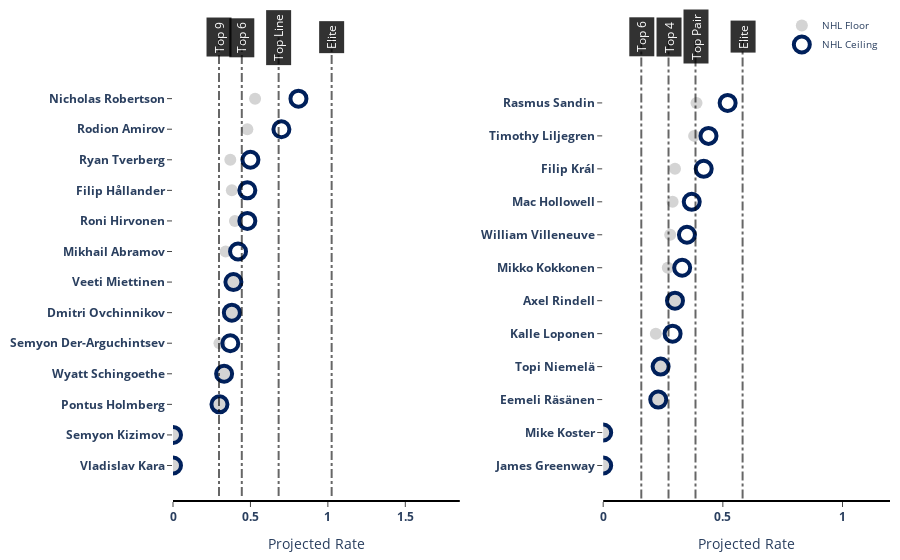

The notebook cell saved with this chart:
### Code cell
get_team_prospect_graph(team)

### Figure 1 — Plotly figure (JSON) as saved in the notebook; plotly's stock layout.template omitted (floating-point values rounded to 4 significant figures)
{"data": [{"marker": {"color": "rgba(212, 212, 212, 1)", "size": 12}, "mode": "markers", "name": "NHL Floor", "showlegend": false, "type": "scatter", "x": [0, 0, 0.3, 0.33, 0.3, 0.38, 0.39, 0.34, 0.4, 0.38, 0.37, 0.48, 0.53], "xaxis": "x", "y": ["Vladislav Kara", "Semyon Kizimov", "Pontus Holmberg", "Wyatt Schingoethe", "Semyon Der-Arguchintsev", "Dmitri Ovchinnikov", "Veeti Miettinen", "Mikhail Abramov", "Roni Hirvonen", "Filip Hållander", "Ryan Tverberg", "Rodion Amirov", "Nicholas Robertson"], "yaxis": "y"}, {"marker": {"color": "rgba(212, 212, 212, 1)", "size": 12}, "mode": "markers", "name": "NHL Floor", "showlegend": true, "type": "scatter", "x": [0, 0, 0.23, 0.24, 0.22, 0.3, 0.27, 0.28, 0.29, 0.3, 0.38, 0.39], "xaxis": "x2", "y": ["James Greenway", "Mike Koster", "Eemeli Räsänen", "Topi Niemelä", "Kalle Loponen", "Axel Rindell", "Mikko Kokkonen", "William Villeneuve", "Mac Hollowell", "Filip Král", "Timothy Liljegren", "Rasmus Sandin"], "yaxis": "y2"}, {"marker": {"color": "rgba(255,255,255,0)", "line": {"color": "#00205b", "width": 4}, "size": 16}, "mode": "markers", "name": "NHL Ceiling", "showlegend": false, "type": "scatter", "x": [0, 0, 0.3, 0.33, 0.37, 0.38, 0.39, 0.42, 0.48, 0.48, 0.5, 0.7, 0.81], "xaxis": "x", "y": ["Vladislav Kara", "Semyon Kizimov", "Pontus Holmberg", "Wyatt Schingoethe", "Semyon Der-Arguchintsev", "Dmitri Ovchinnikov", "Veeti Miettinen", "Mikhail Abramov", "Roni Hirvonen", "Filip Hållander", "Ryan Tverberg", "Rodion Amirov", "Nicholas Robertson"], "yaxis": "y"}, {"marker": {"color": "rgba(255,255,255,0)", "line": {"color": "#00205b", "width": 4}, "size": 16}, "mode": "markers", "name": "NHL Ceiling", "showlegend": true, "type": "scatter", "x": [0, 0, 0.23, 0.24, 0.29, 0.3, 0.33, 0.35, 0.37, 0.42, 0.44, 0.52], "xaxis": "x2", "y": ["James Greenway", "Mike Koster", "Eemeli Räsänen", "Topi Niemelä", "Kalle Loponen", "Axel Rindell", "Mikko Kokkonen", "William Villeneuve", "Mac Hollowell", "Filip Král", "Timothy Liljegren", "Rasmus Sandin"], "yaxis": "y2"}], "layout": {"annotations": [{"align": "center", "arrowcolor": "rgba(0, 0, 0, 1)", "arrowhead": 2, "arrowsize": 1, "arrowwidth": 2, "ax": -30, "ay": -30, "bgcolor": "rgba(0, 0, 0, 1)", "bordercolor": "rgba(0, 0, 0, 1)", "borderpad": 2, "borderwidth": 2, "font": {"color": "white"}, "opacity": 0.8, "showarrow": false, "text": "Top 9", "textangle": -90, "x": 0.2971, "xref": "x", "y": 14, "yref": "y"}, {"align": "center", "arrowcolor": "rgba(0, 0, 0, 1)", "arrowhead": 2, "arrowsize": 1, "arrowwidth": 2, "ax": -30, "ay": -30, "bgcolor": "rgba(0, 0, 0, 1)", "bordercolor": "rgba(0, 0, 0, 1)", "borderpad": 2, "borderwidth": 2, "font": {"color": "white"}, "opacity": 0.8, "showarrow": false, "text": "Top 6", "textangle": -90, "x": 0.4443, "xref": "x", "y": 14, "yref": "y"}, {"align": "center", "arrowcolor": "rgba(0, 0, 0, 1)", "arrowhead": 2, "arrowsize": 1, "arrowwidth": 2, "ax": -30, "ay": -30, "bgcolor": "rgba(0, 0, 0, 1)", "bordercolor": "rgba(0, 0, 0, 1)", "borderpad": 2, "borderwidth": 2, "font": {"color": "white"}, "opacity": 0.8, "showarrow": false, "text": "Top Line", "textangle": -90, "x": 0.682, "xref": "x", "y": 14, "yref": "y"}, {"align": "center", "arrowcolor": "rgba(0, 0, 0, 1)", "arrowhead": 2, "arrowsize": 1, "arrowwidth": 2, "ax": -30, "ay": -30, "bgcolor": "rgba(0, 0, 0, 1)", "bordercolor": "rgba(0, 0, 0, 1)", "borderpad": 2, "borderwidth": 2, "font": {"color": "white"}, "opacity": 0.8, "showarrow": false, "text": "Elite", "textangle": -90, "x": 1.024, "xref": "x", "y": 14, "yref": "y"}, {"align": "center", "arrowcolor": "rgba(0,0, 0, 1)", "arrowhead": 2, "arrowsize": 1, "arrowwidth": 2, "ax": -30, "ay": -30, "bgcolor": "rgba(0, 0, 0, 1)", "bordercolor": "rgba(0, 0, 0, 1)", "borderpad": 2, "borderwidth": 2, "font": {"color": "white"}, "opacity": 0.8, "showarrow": false, "text": "Top 6", "textangle": -90, "x": 0.1592, "xref": "x2", "y": 13, "yref": "y2"}, {"align": "center", "arrowcolor": "rgba(0,0, 0, 1)", "arrowhead": 2, "arrowsize": 1, "arrowwidth": 2, "ax": -30, "ay": -30, "bgcolor": "rgba(0, 0, 0, 1)", "bordercolor": "rgba(0, 0, 0, 1)", "borderpad": 2, "borderwidth": 2, "font": {"color": "white"}, "opacity": 0.8, "showarrow": false, "text": "Top 4", "textangle": -90, "x": 0.273, "xref": "x2", "y": 13, "yref": "y2"}, {"align": "center", "arrowcolor": "rgba(0,0, 0, 1)", "arrowhead": 2, "arrowsize": 1, "arrowwidth": 2, "ax": -30, "ay": -30, "bgcolor": "rgba(0, 0, 0, 1)", "bordercolor": "rgba(0, 0, 0, 1)", "borderpad": 2, "borderwidth": 2, "font": {"color": "white"}, "opacity": 0.8, "showarrow": false, "text": "Top Pair", "textangle": -90, "x": 0.3857, "xref": "x2", "y": 13, "yref": "y2"}, {"align": "center", "arrowcolor": "rgba(0,0, 0, 1)", "arrowhead": 2, "arrowsize": 1, "arrowwidth": 2, "ax": -30, "ay": -30, "bgcolor": "rgba(0, 0, 0, 1)", "bordercolor": "rgba(0, 0, 0, 1)", "borderpad": 2, "borderwidth": 2, "font": {"color": "white"}, "opacity": 0.8, "showarrow": false, "text": "Elite", "textangle": -90, "x": 0.5825, "xref": "x2", "y": 13, "yref": "y2"}], "hovermode": "closest", "legend": {"font": {"size": 10}, "x": 0.99, "xanchor": "right", "y": 0.9, "yanchor": "bottom"}, "margin": {"b": 10, "l": 40, "r": 10, "t": 10}, "paper_bgcolor": "rgba(0,0,0,0)", "plot_bgcolor": "rgb(255,255,255)", "shapes": [{"line": {"color": "rgba(0, 0, 0, 0.6)", "dash": "dashdot", "width": 2}, "type": "line", "x0": 0.2971, "x1": 0.2971, "xref": "x", "y0": -1, "y1": 14, "yref": "y"}, {"line": {"color": "rgba(0, 0, 0, 0.6)", "dash": "dashdot", "width": 2}, "type": "line", "x0": 0.4443, "x1": 0.4443, "xref": "x", "y0": -1, "y1": 14, "yref": "y"}, {"line": {"color": "rgba(0, 0, 0, 0.6)", "dash": "dashdot", "width": 2}, "type": "line", "x0": 0.682, "x1": 0.682, "xref": "x", "y0": -1, "y1": 14, "yref": "y"}, {"line": {"color": "rgba(0, 0, 0, 0.6)", "dash": "dashdot", "width": 2}, "type": "line", "x0": 1.024, "x1": 1.024, "xref": "x", "y0": -1, "y1": 14, "yref": "y"}, {"line": {"color": "rgba(0, 0, 0, 0.6)", "dash": "dashdot", "width": 2}, "type": "line", "x0": 0.1592, "x1": 0.1592, "xref": "x2", "y0": -1, "y1": 13, "yref": "y2"}, {"line": {"color": "rgba(0, 0, 0, 0.6)", "dash": "dashdot", "width": 2}, "type": "line", "x0": 0.273, "x1": 0.273, "xref": "x2", "y0": -1, "y1": 13, "yref": "y2"}, {"line": {"color": "rgba(0, 0, 0, 0.6)", "dash": "dashdot", "width": 2}, "type": "line", "x0": 0.3857, "x1": 0.3857, "xref": "x2", "y0": -1, "y1": 13, "yref": "y2"}, {"line": {"color": "rgba(0, 0, 0, 0.6)", "dash": "dashdot", "width": 2}, "type": "line", "x0": 0.5825, "x1": 0.5825, "xref": "x2", "y0": -1, "y1": 13, "yref": "y2"}], "xaxis": {"anchor": "y", "domain": [0, 0.4], "linecolor": "black", "linewidth": 2, "range": [0, 1.852], "showline": true, "tickprefix": "<b>", "ticks": "outside", "ticksuffix": "</b><br>", "title": {"text": "Projected Rate"}}, "xaxis2": {"anchor": "y2", "domain": [0.6, 1], "linecolor": "black", "linewidth": 2, "range": [0, 1.199], "showline": true, "tickprefix": "<b>", "ticks": "outside", "ticksuffix": "</b><br>", "title": {"text": "Projected Rate"}}, "yaxis": {"anchor": "x", "domain": [0, 1], "tickmode": "linear", "tickprefix": "<b>", "ticks": "outside", "ticksuffix": "</b>"}, "yaxis2": {"anchor": "x2", "domain": [0, 1], "tickmode": "linear", "tickprefix": "<b>", "ticks": "outside", "ticksuffix": "</b>"}}}
